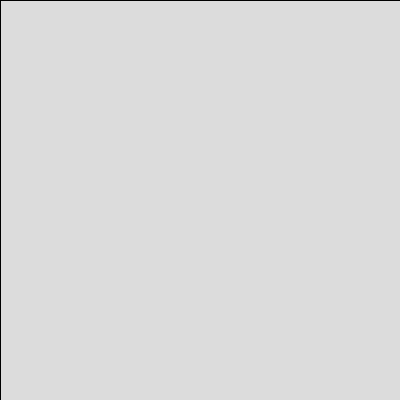
Frame 1 (no input)
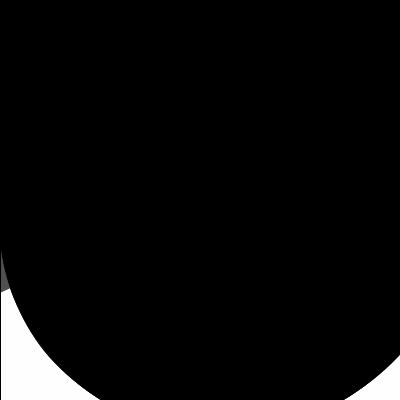
Frame 60 (the mouse pressed at the canvas centre just before this capture)
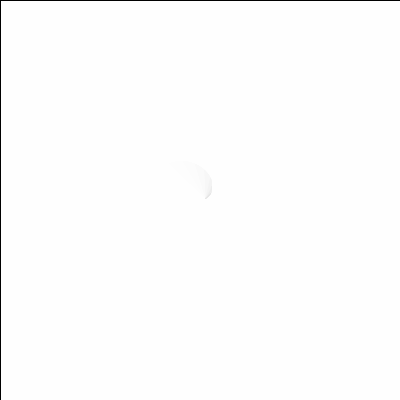
Frame 120 (the mouse held since frame 60 and released just before this capture)

The Processing sketch that drew these frames (run headless with seeded random() and noise(); from frame 60 on, the mouse is pressed at the canvas centre):

// Processing sketch: sketch_20_roll
// ── sketch_20_roll.pde
//started with https://www.openprocessing.org/sketch/121912

float theta = 0;
float scrX, scrY;
ArrayList<PVector> points; 
float inc = 6;
boolean growing = true;

void setup() {
  size(400, 400);
  stroke(0);
  
  points = new ArrayList<PVector>();
  frameRate(24);
}

void draw() {
 
  if(theta >= 350) {
    growing = false;
  } 

  if (theta < 1) {
    growing = true;
  } 
  
  fill(255, 80);
  rect(0, 0, width, height);
  
  scrX = theta * cos(theta);
  scrY = theta * sin(theta);
  
  if (growing == true) {  
    theta += inc;
    
    float newX = scrX + width/2;
    float newY = scrY + height/2;
    PVector newPoint = new PVector(newX, newY);
  
    points.add(newPoint);
  }
  
  if (growing == false) {
    theta -= inc;
    int lastPt = points.size() - 1;
    points.remove(lastPt);
  }
  
  fill(0);  
  if (points.size() > 1) {
    
    beginShape();
    
    for (PVector vect : points) {  
      curveVertex(vect.x, vect.y);
    }    
    
    endShape();
    
  }
}
